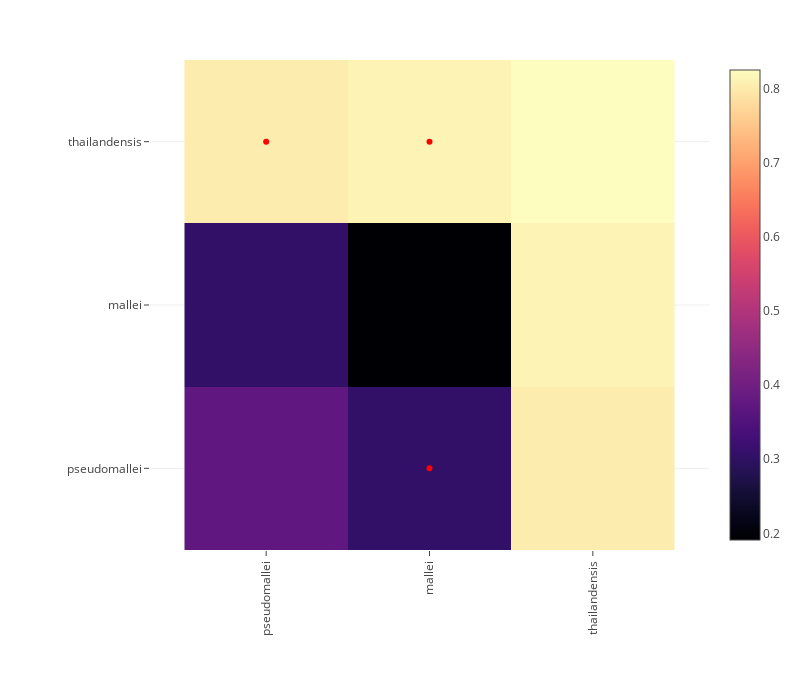

The notebook cell this image was saved under:
### Code cell
include("fix-component-base.jl");

### Figure 1 — Plotly figure (JSON) as saved in the notebook; plotly's stock layout.template omitted (floating-point values rounded to 4 significant figures; data arrays with more than 128 entries replaced by an {"elided": "..."} marker saying what was removed)
{"data": [{"colorscale": {"elided": "256x2 mixed values"}, "type": "heatmap", "x": ["pseudomallei", "mallei", "thailandensis"], "y": ["pseudomallei", "mallei", "thailandensis"], "z": [[0.3747, 0.3058, 0.8021], [0.3058, 0.1911, 0.8117], [0.8021, 0.8117, 0.8249]]}, {"hoverinfo": "skip", "marker": {"color": "red"}, "mode": "markers", "type": "scatter", "x": ["pseudomallei", "mallei", "mallei"], "y": ["thailandensis", "thailandensis", "pseudomallei"]}], "layout": {"height": 700, "margin": {"b": 150, "l": 150, "r": 50, "t": 60}, "width": 800, "xaxis": {"scaleanchor": "y", "tickangle": -90}}}
